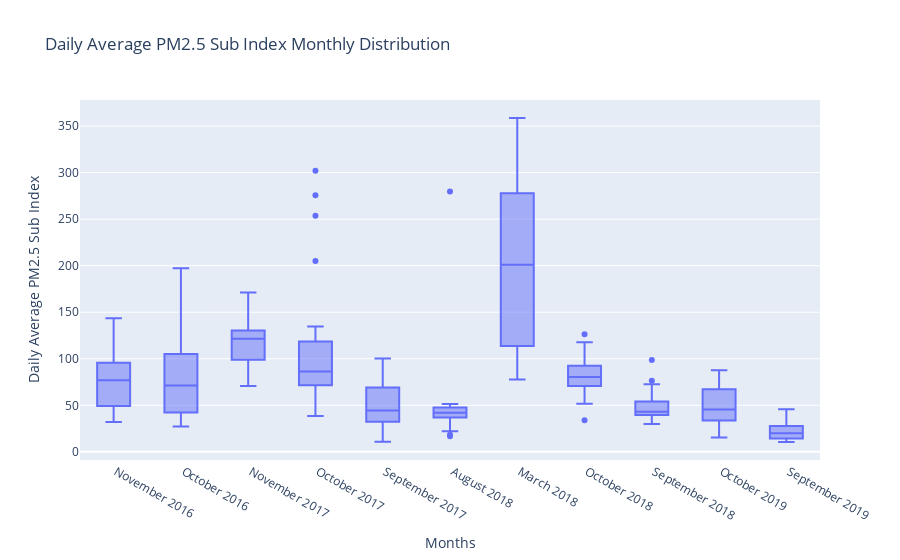

The code cell stored with this chart in its notebook:
### Code cell
fig = px.box(df, None, df.columns, title="Daily Average PM2.5 Sub Index Monthly Distribution")
fig.update_xaxes(title = "Months")
fig.update_yaxes(title = "Daily Average PM2.5 Sub Index")


fig.show()

### Figure 1 — Plotly figure (JSON) as saved in the notebook; plotly's stock layout.template omitted (floating-point values rounded to 4 significant figures; data arrays with more than 128 entries replaced by an {"elided": "..."} marker saying what was removed)
{"data": [{"alignmentgroup": "True", "hovertemplate": "variable=%{x}<br>value=%{y}<extra></extra>", "legendgroup": "", "marker": {"color": "#636efa"}, "name": "", "notched": false, "offsetgroup": "", "orientation": "v", "showlegend": false, "type": "box", "x": {"elided": "341 str values"}, "x0": " ", "xaxis": "x", "y": {"elided": "341 float values"}, "y0": " ", "yaxis": "y"}], "layout": {"boxmode": "group", "legend": {"tracegroupgap": 0}, "title": {"text": "Daily Average PM2.5 Sub Index Monthly Distribution"}, "xaxis": {"anchor": "y", "domain": [0, 1], "title": {"text": "Months"}}, "yaxis": {"anchor": "x", "domain": [0, 1], "title": {"text": "Daily Average PM2.5 Sub Index"}}}}
